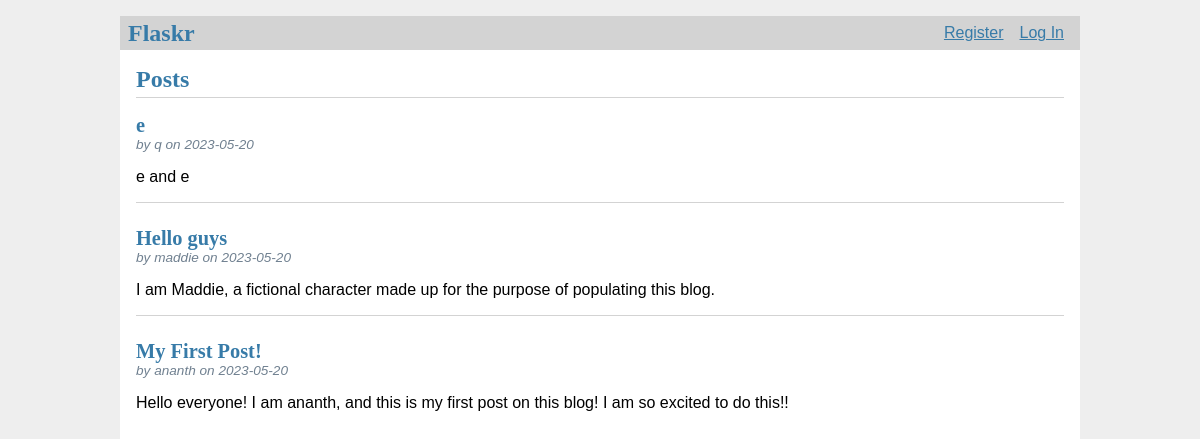
The page / on the database its author committed.
### tables this page shows
CREATE TABLE post (
	id INTEGER PRIMARY KEY AUTOINCREMENT,
	author_id INTEGER NOT NULL,
	created TIMESTAMP NOT NULL DEFAULT CURRENT_TIMESTAMP,
	title TEXT NOT NULL,
	body TEXT NOT NULL,
	FOREIGN KEY (author_id) REFERENCES user (id)
);

CREATE TABLE user (
	id INTEGER PRIMARY KEY AUTOINCREMENT,
	username TEXT UNIQUE NOT NULL,
	password TEXT NOT NULL
);

### flaskr/blog.py (the view)
@bp.route('/')
def index():
    db = get_db()
    posts = db.execute(
            'SELECT p.id, title, body, created, author_id, username'
            ' FROM post p JOIN user u ON p.author_id = u.id'
            ' ORDER BY created DESC'
            ).fetchall()
    return render_template('blog/index.html', posts=posts) # we are giving jinja the posts variable... i think

### flaskr/auth.py (called while the page is built)
@bp.before_app_request
def load_logged_in_user():
    user_id = session.get('user_id')
    if user_id is None:
        g.user = None
    else:
        g.user = get_db().execute('SELECT * FROM user WHERE id = ?', (user_id,)).fetchone()

### flaskr/db.py (called while the page is built)
def get_db():
    if 'db' not in g:
        g.db = sqlite3.connect(
                current_app.config['DATABASE'], detect_types=sqlite3.PARSE_DECLTYPES
                )
        g.db.row_factory = sqlite3.Row
    return g.db

### flaskr/templates/blog/index.html (shortened to what this page needs)
{% extends 'base.html' %}
{% block header  %}
<h1>{% block title %}Posts{% endblock %}</h1>
{% endblock %}
{% block content %}
  {% for post in posts %}
    <article class="post">
      <header>
        <div>
          <h1>{{ post['title'] }}</h1>
          <div class="about">by {{ post['username'] }} on {{ post['created'].strftime('%Y-%m-%d') }}</div>
        </div>
      </header>
      <p class="body">{{ post['body'] }}</p>
    </article>
    {% if not loop.last %}
      <hr>
    {% endif %}
  {% endfor %}
{% endblock %}

### flaskr/templates/base.html (shortened to what this page needs)
<!DOCTYPE html>
<head>
	<link rel='stylesheet' href="{{ url_for('static', filename='style.css') }}">
</head>
<nav>
	<h1>Flaskr</h1>
	<ul>
		{% if g.user %}
		<li><span>{{ g.user['username'] }}</span></li>
		<li><a href="{{ url_for('auth.logout') }}">Log Out</a></li>
		{% else %}
		<li><a href="{{ url_for('auth.register')}}">Register</a></li>
		<li><a href="{{ url_for('auth.login')}}">Log In</a></li>
		{% endif %}
		</ul>
		</nav>
		<section class="content">
			<header>
				{% block header %}{% endblock %}
			</header>
			{% block content %}{% endblock %}
		</section>

### flaskr/static/style.css (style rules this page uses)
h1 { font-family: serif; color: #377ba8; margin: 1rem 0; }
a { color: #377ba8; }
hr { border: none; border-top: 1px solid lightgray; }
nav { background: lightgray; display: flex; align-items: center; padding: 0 0.5rem; }
nav h1 { flex: auto; margin: 0; }
nav ul { display: flex; list-style: none; margin: 0; padding: 0; }
nav ul li a, nav ul li span, header .action { display: block; padding: 0.5rem; }
.content { padding: 0 1rem 1rem; }
.content > header { border-bottom: 1px solid lightgray; display: flex; align-items: flex-end; }
.content > header h1 { flex: auto; margin: 1rem 0 0.25rem 0; }
.post > header { display: flex; align-items: flex-end; font-size: 0.85em; }
.post > header > div:first-of-type { flex: auto; }
.post > header h1 { font-size: 1.5em; margin-bottom: 0; }
.post .about { color: slategray; font-style: italic; }
.post .body { white-space: pre-line; }
.content:last-child { margin-bottom: 0; }

### rows shown on the page
post: title "e", username "q", created "2023-05-20", body "e and e"
post: title "Hello guys", username "maddie", created "2023-05-20", body "I am Maddie, a fictional character made up for the purpose of populating this blog."
post: title "My First Post!", username "ananth", created "2023-05-20", body "Hello everyone! I am ananth, and this is my first post on this blog! I am so excited to do this!!"
